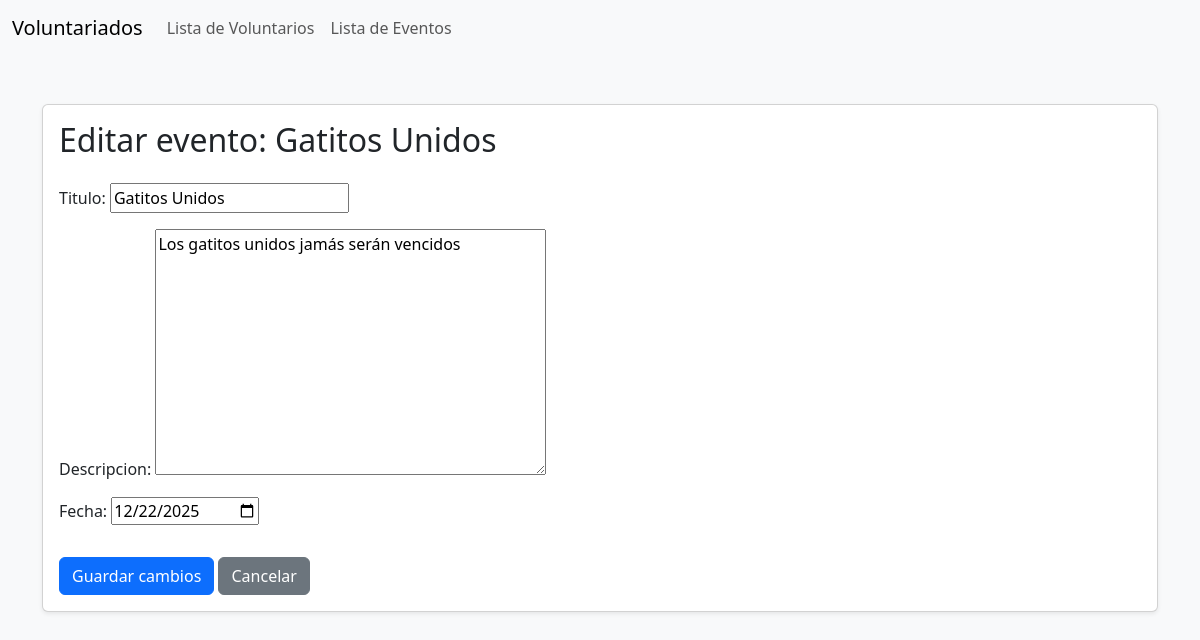
The app's page /evento/1/editar/ with its own data.
### voluntarios/models.py (models this page shows, shortened)
class Evento(models.Model):
    titulo = models.CharField(max_length=255)
    descripcion = models.TextField()
    fecha = models.DateField()
    voluntarios = models.ManyToManyField(Voluntario, related_name="eventos", blank=True)

### voluntarios/views.py (the view)
# urls.py: path('evento/<int:id>/editar/', views.editar_evento, name='editar_evento'),
def editar_evento(request, id):
    evento = get_object_or_404(Evento, id=id)
    if request.method == 'POST':
        form = EventoForm(request.POST, instance=evento)
        if form.is_valid():
            form.save()
            return redirect('detalle_evento', id=evento.id)
    else:
        form = EventoForm(instance=evento)
    return render(request, 'editar_evento.html', {
        'form': form,
        'evento': evento
    })

### voluntarios/forms.py
class EventoForm(forms.ModelForm):
    class Meta:
        model = Evento
        fields = ['titulo', 'descripcion', 'fecha']
        widgets = {
            'fecha': forms.DateInput(attrs={'type': 'date'})
        }

### voluntarios/templates/editar_evento.html (shortened to what this page needs)
{% extends 'base.html' %}
{% block content %}
<div class="container py-5">
    <div class="card shadow-sm">
        <div class="card-body">
            <h2 class="mb-4">Editar evento: {{ evento.titulo }}</h2>
            <form method="post">
                {{ form.as_p }}
                <button type="submit" class="btn btn-primary mt-3">Guardar cambios</button>
                <a href="{% url 'detalle_evento' evento.id %}" class="btn btn-secondary mt-3">Cancelar</a>
            </form>
        </div>
    </div>
</div>
{% endblock %}

### records on screen
Evento: titulo "Gatitos Unidos", descripcion "Los gatitos unidos jamás serán vencidos", fecha "12/22/2025"
